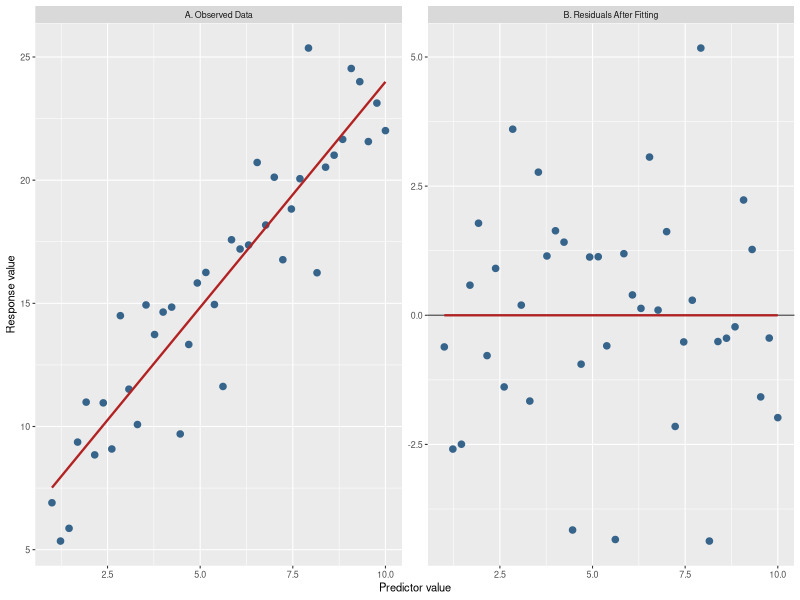
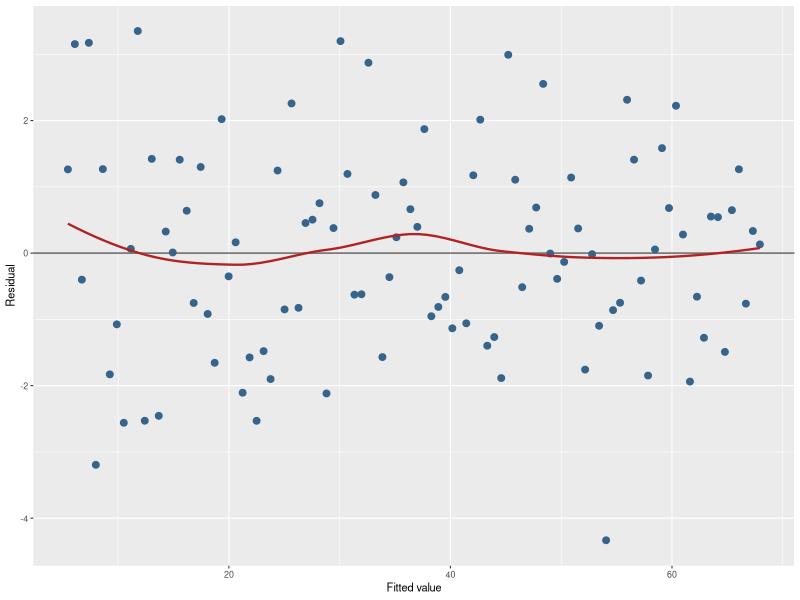
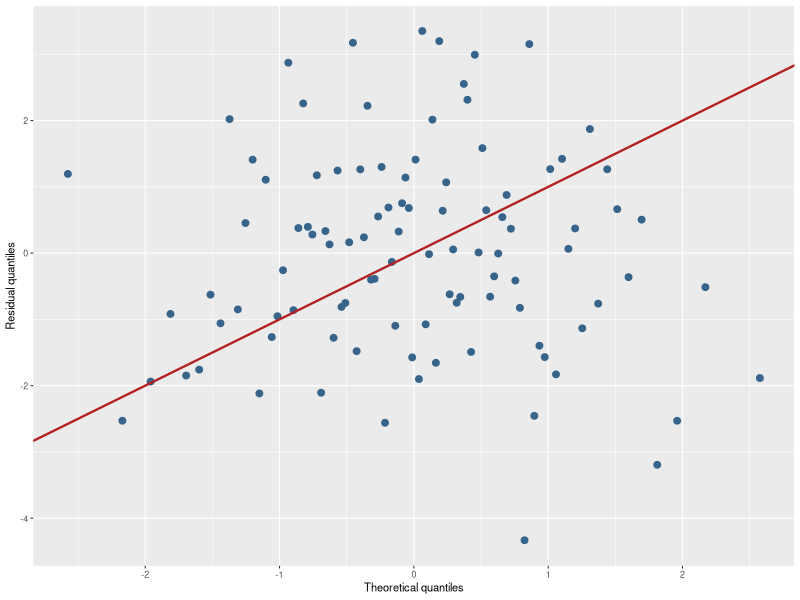
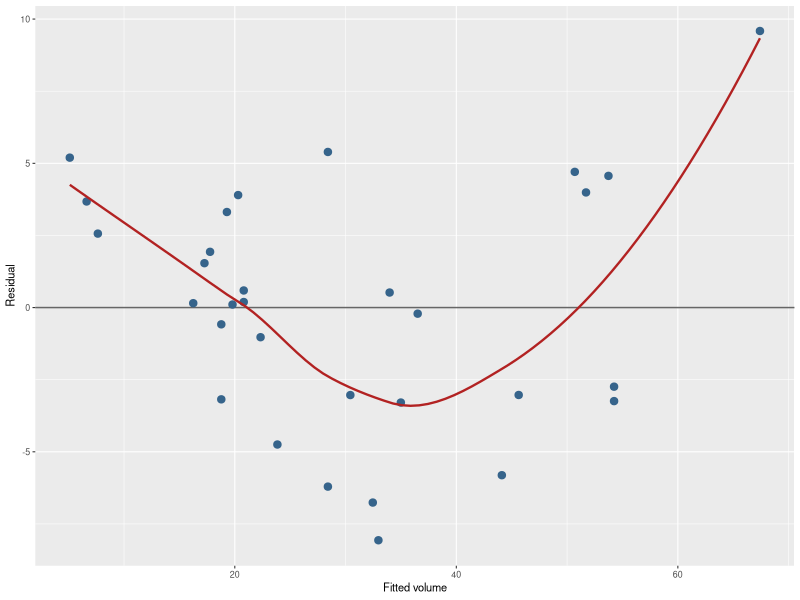
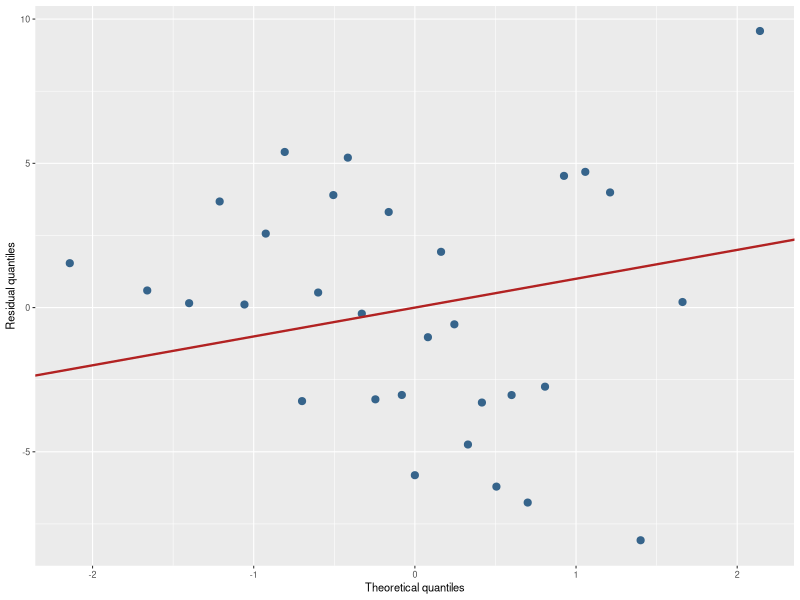

Source code (R) for these figures, in order:
## ---- chunk 1
knitr::opts_chunk$set(
  comment = "R>",
  warning = FALSE,
  message = FALSE,
  fig.asp = NULL,
  fig.align = "center",
  fig.retina = 2,
  dpi = 300
)

ggplot2::theme_set(
  ggplot2::theme_grey(base_size = 8)
)
## ---- chunk 2
library(tidyverse)
library(broom)
## ---- chunk 3
trees_tbl <- as_tibble(trees) |>
  mutate(tree_id = row_number())

model <- lm(Volume ~ Girth, data = trees_tbl)

tree_resids <- trees_tbl |>
  mutate(
    predicted_volume = fitted(model),
    residual = residuals(model)
  )

tree_resids |>
  select(tree_id, Girth, Volume, predicted_volume, residual) |>
  slice_head(n = 8) |>
  knitr::kable(
    digits = 2,
    col.names = c("Tree", "Girth", "Observed volume", "Predicted volume", "Residual")
  )
## ---- chunk 4
#| echo: true
#| code-fold: true
#| code-summary: "Show Code"
#| fig-cap: "The systematic part of a relationship is removed when residuals are extracted. Panel A shows sloped scattered data with a fitted line. Panel B shows the residuals from that same fitted model against the predictor. The fitted line is now horizontal because the linear trend has been removed."
#| fig-width: 6.5
#| fig-height: 3.5

set.seed(74411)

sim_dat <- tibble(
  light = seq(1, 10, length.out = 40),
  height = 5 + 1.8 * light + rnorm(40, sd = 2)
)

sim_mod <- lm(height ~ light, data = sim_dat)

sim_plot_dat <- bind_rows(
  sim_dat |>
    transmute(light, value = height, panel = "A. Observed Data"),
  sim_dat |>
    transmute(light, value = residuals(sim_mod), panel = "B. Residuals After Fitting")
)

zero_line <- tibble(
  panel = "B. Residuals After Fitting",
  yint = 0
)

ggplot(sim_plot_dat, aes(x = light, y = value)) +
  geom_hline(
    data = zero_line,
    aes(yintercept = yint),
    inherit.aes = FALSE,
    colour = "grey40",
    linewidth = 0.5
  ) +
  geom_point(size = 1.9, colour = "steelblue4") +
  geom_smooth(method = "lm", se = FALSE, colour = "firebrick", linewidth = 0.8) +
  facet_wrap(~panel, scales = "free_y") +
  labs(
    x = "Predictor value",
    y = "Response value"
  )
## ---- chunk 5
#| echo: false

set.seed(666)

ideal_dat <- tibble(
  x = seq(1, 40, length.out = 100),
  y = 4 + 1.6 * x + rnorm(100, sd = 1.5)
)

ideal_mod <- lm(y ~ x, data = ideal_dat)
ideal_aug <- augment(ideal_mod)

ideal_qq <- tibble(sample = sort(ideal_aug$.resid)) |>
  mutate(theoretical = qqnorm(ideal_aug$.resid, plot.it = FALSE)$x)
## ---- chunk 6
#| echo: false
#| fig-cap: "Idealised residual-versus-fitted plot for a well-behaved straight-line model."
#| fig-width: 5
#| fig-height: 3.5

ggplot(ideal_aug, aes(x = .fitted, y = .resid)) +
  geom_hline(yintercept = 0, linewidth = 0.5, colour = "grey40") +
  geom_point(size = 2.0, colour = "steelblue4") +
  geom_smooth(method = "loess", se = FALSE, colour = "firebrick", linewidth = 0.8) +
  labs(
    x = "Fitted value",
    y = "Residual"
  )
## ---- chunk 7
#| echo: false
#| fig-cap: "Idealised Q-Q plot of residuals for a well-behaved straight-line model."
#| fig-width: 5
#| fig-height: 3.5

ggplot(ideal_qq, aes(x = theoretical, y = sample)) +
  geom_point(size = 2.0, colour = "steelblue4") +
  geom_abline(intercept = 0, slope = 1, colour = "firebrick", linewidth = 0.8) +
  labs(
    x = "Theoretical quantiles",
    y = "Residual quantiles"
  )
## ---- chunk 8
model <- lm(Volume ~ Girth, data = trees_tbl)

augment(model) |>
  select(Girth, Volume, .fitted, .resid) |>
  slice_head(n = 6)
## ---- chunk 9
#| echo: false
#| fig-cap: "Residuals versus fitted values for the tree-volume model."
#| fig-width: 5
#| fig-height: 3.5

tree_aug <- augment(model)

ggplot(tree_aug, aes(x = .fitted, y = .resid)) +
  geom_hline(yintercept = 0, linewidth = 0.5, colour = "grey40") +
  geom_point(size = 2.2, colour = "steelblue4") +
  geom_smooth(method = "loess", se = FALSE, colour = "firebrick", linewidth = 0.8) +
  labs(
    x = "Fitted volume",
    y = "Residual"
  )
## ---- chunk 10
#| echo: false
#| fig-cap: "Q-Q plot of residuals for the tree-volume model."
#| fig-width: 5
#| fig-height: 3.5

qq_dat <- tibble(sample = sort(tree_aug$.resid)) |>
  mutate(theoretical = qqnorm(tree_aug$.resid, plot.it = FALSE)$x)

ggplot(qq_dat, aes(x = theoretical, y = sample)) +
  geom_point(size = 2.1, colour = "steelblue4") +
  geom_abline(intercept = 0, slope = 1, colour = "firebrick", linewidth = 0.8) +
  labs(
    x = "Theoretical quantiles",
    y = "Residual quantiles"
  )
